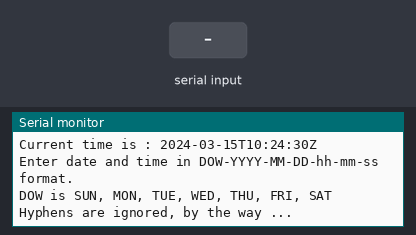
Bench run of a sketch on a simulated Arduino Uno, built with avr-gcc and run on an emulated ATmega328P. Parts: the last lines printed to the serial monitor. Wiring (inferred from the names in the program): DS3231 clock at I2C address 0x68. The test bench sets the inputs (shaded band). The local clock reads 2024-03-15 10:24:30 at power-on unless the sketch sets it.

Above: at 1.3 s.
1.4 s: "a\n" received over Serial
At 2.6 s:
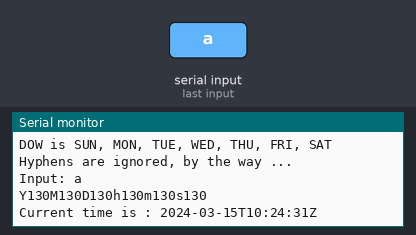
2.9 s: "M\n" received over Serial
At 4.1 s:
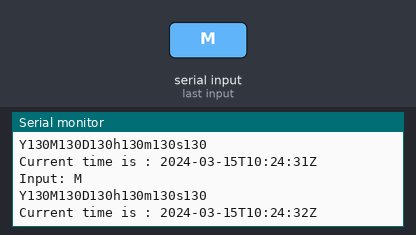
4.4 s: "m\n" received over Serial
At 5.0 s:
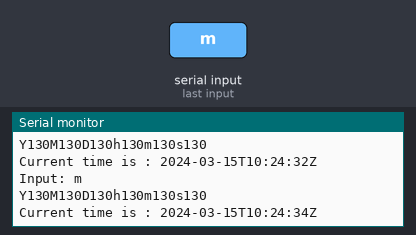
5.9 s: "T\n" received over Serial
At 6.3 s:
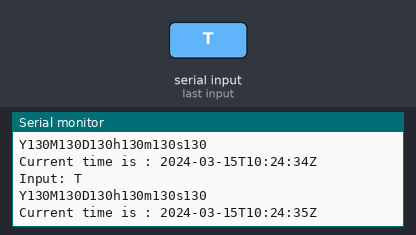
7.4 s: "t\n" received over Serial
At 8.4 s:
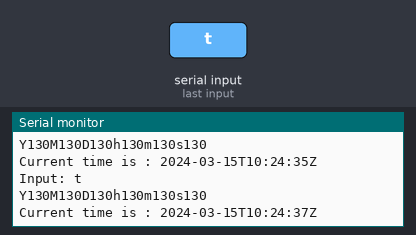
8.9 s: "90,45\n" received over Serial
At 10.2 s:
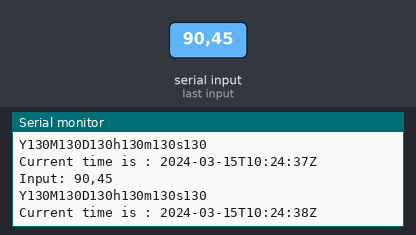
Timing chart, 0 to 11.4 s (numbered marks = the images above; inputs shaded):
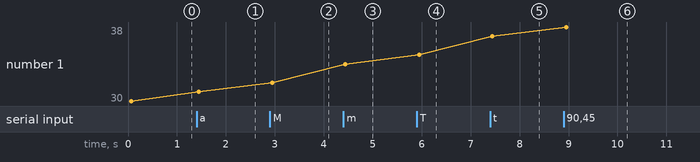

Measured:
- after the input at 1.4 s, the serial monitor: prints a new line at once (image 1)
- after the input at 2.9 s, the serial monitor: prints a new line at once (image 2)
- after the input at 4.4 s, the serial monitor: prints a new line at once (image 3)
- after the input at 5.9 s, the serial monitor: prints a new line at once (image 4)
- after the input at 7.4 s, the serial monitor: prints a new line at once (image 5)
- after the input at 8.9 s, the serial monitor: prints a new line at once (image 6)
- plotted number 1: 30 → 31 after the input at 1.4 s, 31 → 32 after the input at 2.9 s, 32 → 34 after the input at 4.4 s, 34 → 35 after the input at 5.9 s, 35 → 37 after the input at 7.4 s

The sketch:

rtc_set.ino
```cpp
/// \file   rtc3231_02_set_time
/// \brief  Set time to RTC3231, works together with Python script
/// \author Pavel Perina
/// \date   May 2016
///
#include <Wire.h>

#define DS3231_I2C_ADDRESS 0x68

char linebuf[80];

static bool readLine()
{
  byte p;
  for (p = 0; p < 80; p++) {
    while(!Serial.available())
      delay(10);
    linebuf[p] = Serial.read();
    if (linebuf[p] == '\n') {
      linebuf[p] = 0;
      return true;
    }
  }
  return false;
}


static uint8_t bcd2bin (uint8_t val)
{
  return val - 6 * (val >> 4);
}

static bool verifyTime(
  byte dow,
  byte bcdYear,
  byte bcdMon,
  byte bcdDay,
  byte bcdHour,
  byte bcdMin,
  byte bcdSec
  )
{
  byte Y = bcd2bin(bcdYear), M = bcd2bin(bcdMon), D = bcd2bin(bcdDay),
       h = bcd2bin(bcdHour), m = bcd2bin(bcdMin), s = bcd2bin(bcdSec);
  //Serial.println("20%02d-%d-%d %d:%d:%d", Y, M, D, h, m, s);
  Serial.print("Y"); Serial.print(Y);
  Serial.print("M"); Serial.print(M);
  Serial.print("D"); Serial.print(D);
  Serial.print("h"); Serial.print(h);
  Serial.print("m"); Serial.print(m);
  Serial.print("s"); Serial.print(s);
  Serial.println();

  if (dow > 7 || Y > 99 || M > 12 || D > 31 || h > 23 || m > 59 || s > 59)
    return false;
  return true;
}

static void rtcSetTime(
  byte dow,
  byte bcdYear,
  byte bcdMon,
  byte bcdDay,
  byte bcdHour,
  byte bcdMin,
  byte bcdSec
  )
{
  Wire.begin(DS3231_I2C_ADDRESS);
  // Set date
  Wire.beginTransmission(DS3231_I2C_ADDRESS);
  Wire.write((byte) 0);   // set address to 0 (seconds)
  Wire.write(bcdSec);
  Wire.write(bcdMin);
  Wire.write(bcdHour);
  Wire.write(dow);
  Wire.write(bcdDay);
  Wire.write(bcdMon);
  Wire.write(bcdYear);
  Wire.endTransmission();

  Wire.beginTransmission(DS3231_I2C_ADDRESS);
  Wire.endTransmission();
}

static bool rtcOk()
{
  Wire.beginTransmission(DS3231_I2C_ADDRESS);
  uint8_t code = Wire.endTransmission();
  if (code != 0) {
    Serial.println("RTC not found :-(");
    return false;
  }
  Serial.println("RTC found :-)");
  return true;
}


static void rtcDisableAlarm()
{
  Wire.beginTransmission(DS3231_I2C_ADDRESS);
  Wire.write((byte) 0x0E);
  Wire.write(0b00000100);     // 0E INTCN pin in alarm mode, no alarms set
  Wire.write(0b00000000);     // 0F Reset current alarm(s)
  Wire.endTransmission();
}


char * rtcDateTimeStr()
{
  //                        0123456789012345678
  static char datetime[] = "20YY-MM-DDThh:mm:ssZ\0";
  byte bcd;
  Wire.beginTransmission(DS3231_I2C_ADDRESS);
  Wire.write(0);                              // set DS3231 register pointer to 00h
  Wire.endTransmission();
  Wire.requestFrom(DS3231_I2C_ADDRESS, 7);    // request seven bytes of data from DS3231 starting from register 00h
  // second, minute, hour
  bcd = Wire.read() & 0x7f; // 00 seconds
  datetime[17] = '0' + (bcd>>4);
  datetime[18] = '0' + (bcd&0x0f);
  bcd = Wire.read();        // 01 minutes
  datetime[14] = '0' + (bcd>>4);
  datetime[15] = '0' + (bcd&0x0f);
  bcd = Wire.read() & 0x3f; // 02 hours (bit 7 is 12/24, bit 6 is AM/PM
  datetime[11] = '0' + (bcd>>4);
  datetime[12] = '0' + (bcd&0x0f);
  bcd = Wire.read();        // 03 day of week
  bcd = Wire.read();        // 04 date
  datetime[ 8] = '0' + (bcd>>4);
  datetime[ 9] = '0' + (bcd&0x0f);
  bcd = Wire.read() & 0x7f; // 05 month
  datetime[ 5] = '0' + (bcd>>4);
  datetime[ 6] = '0' + (bcd&0x0f);
  bcd = Wire.read();        // 06 year
  datetime[ 2] = '0' + (bcd>>4);
  datetime[ 3] = '0' + (bcd&0x0f);
  return datetime;
}


void setup()
{
  Serial.begin(9600);
  while (!Serial)
    ;
  Wire.begin();


  Serial.println("Clearing interrupt and disabling alarm ...");
  rtcOk();
  rtcDisableAlarm();
  Serial.print ("Current time is : ");
  Serial.println(rtcDateTimeStr());
  //                                     00000000001111111111222
  //                                     01234567890123456789012
  Serial.println("Enter date and time in DOW-YYYY-MM-DD-hh-mm-ss format.");
  Serial.println("DOW is SUN, MON, TUE, WED, THU, FRI, SAT");
  Serial.println("Hyphens are ignored, by the way ...");

}


void loop()
{
  if (!readLine()) {
    Serial.print("Line read error (line too long?");
    return;
  }
  Serial.print("Input: ");
  Serial.println(linebuf);

  // NOTE: everything is in BCD format, year is without century
  byte dow = 255, year = 255, month = 255, day = 255, hour = 255, minute = 255, second = 255;

  // Parse day of weak;
  switch(linebuf[0]) {
  case 'S':
  case 's':
    if ((linebuf[1] == 'U') || (linebuf[1] == 'u'))
      dow = 0;
    if ((linebuf[1] == 'A') || (linebuf[1] == 'a'))
      dow = 6;
    break;
  case 'M':
  case 'm':
    dow = 1;
    break;
  case 'T':
  case 't':
    if ((linebuf[1] == 'U') || (linebuf[1] == 'u'))
      dow = 2;
    if ((linebuf[1] == 'H') || (linebuf[1] == 'h'))
      dow = 4;
    break;
  case 'W':
  case 'w':
    dow = 3;
    break;
  case 'F':
  case 'f':
    dow = 5;
    break;
  }

  year   = (linebuf[ 6]-'0')*16 + (linebuf[ 7]-'0');
  month  = (linebuf[ 9]-'0')*16 + (linebuf[10]-'0');
  day    = (linebuf[12]-'0')*16 + (linebuf[13]-'0');
  hour   = (linebuf[15]-'0')*16 + (linebuf[16]-'0');
  minute = (linebuf[18]-'0')*16 + (linebuf[19]-'0');
  second = (linebuf[21]-'0')*16 + (linebuf[22]-'0');

  // verify time
  bool result = verifyTime(dow, year, month, day, hour, minute, second);

  // set time
  if (result) {
    Serial.println("Setting time ...");
    rtcSetTime(dow, year, month, day, hour, minute, second);
  }

  Serial.print ("Current time is : ");
  Serial.println(rtcDateTimeStr());

}
```
